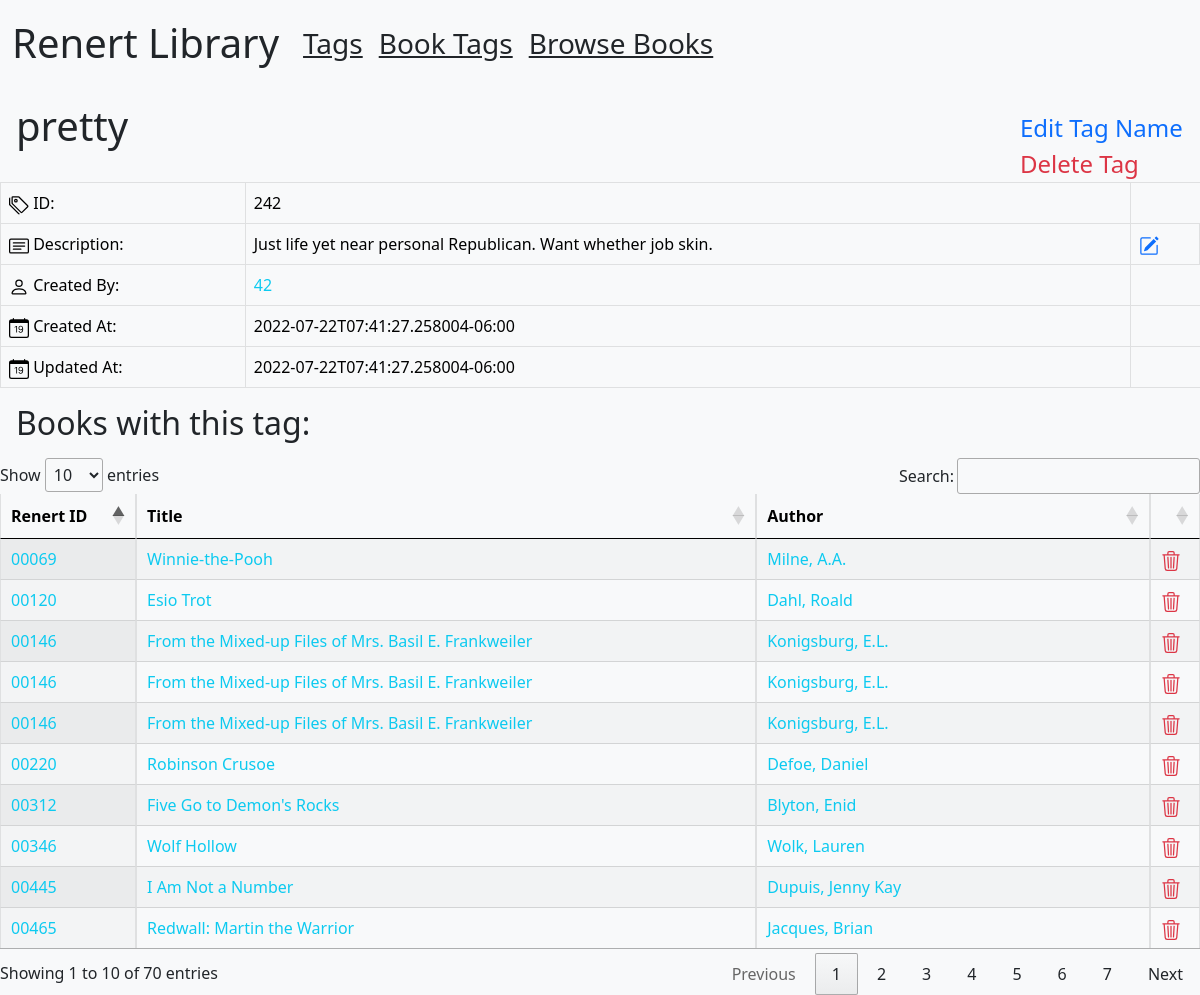
The page /tag/242 on the database its author committed.
### tables this page shows
CREATE TABLE [library_tags] (
   [tag_id] INTEGER PRIMARY KEY,
   [tag_name] TEXT,
   [description] TEXT,
   [created_by] INTEGER,
   [created_at] TEXT,
   [updated_at] TEXT,
   FOREIGN KEY([created_by]) REFERENCES [members]([member_internal_id])
);

CREATE TABLE [library_books] (
   [id] INTEGER PRIMARY KEY,
   [renert_id] TEXT,
   [title] TEXT,
   [author] TEXT,
   [divisions] TEXT,
   [reading_program] TEXT,
   [notes] TEXT,
   [fp_reading_level] TEXT,
   [created_at] TEXT,
   [updated_at] TEXT
);

### app.py (the view)
@app.route("/tag/<int:id>", methods=["GET", "POST"])
def tag(id):
    tag = db.session.execute("select tag_name, description, created_by, created_at, updated_at from library_tags where tag_id = '" + str(id) + "'")
    tag = [dict(x) for x in tag]
    books = db.session.execute("select library_books.title, library_books.author, library_books.renert_id from library_books_tags inner join library_books on library_books_tags.book_id = library_books.id where library_books_tags.tag_id = '" + str(id) + "'")
    books = [dict(x) for x in books]
    return render_template("tag.html", tag=tag, id=id, books=books)

### templates/tag.html (shortened to what this page needs)
{% extends 'layout.html'%}
{% import "bootstrap/wtf.html" as wtf %}
{%block content%}
<div class="row">
    <div class="col-9">
        <h1 class="my-3 p-0 ms-3 name">{{tag[0]["tag_name"]}}</h1>
    </div>
    <div class="col-1 p-0"></div>
    <div class="col-2 position-relative pt-4">
        <a href="" class="text-decoration-none text-primary text-end fs-4 edit-tag" onclick="return false;" data-edit-tag-id="{{id}}">Edit Tag Name</a><br>
        <a href="/tagDelete/{{id}}" class="text-decoration-none text-danger text-end fs-4">Delete Tag</a>
    </div>
</div>
<table class="table table-hover table-light table-bordered display">
    <tr>
        <td>
               ID:
        </td>
        <td>
            {{id}}
        </td>
    </tr>
    <tr class="desc-row">
        <td>
               Description:
        </td>
        <td>
            {{tag[0]["description"]}}
        </td>
        <td class="edit-tag" data-edit-desc-id="{{id}}">
        </td>
    </tr>
    <tr>
        <td>
               Created By:
        </td>
        <td>
            <a class="text-decoration-none text-info" href="/created-by/{{tag[0]['created_by']}}">{{tag[0]["created_by"]}}</a>
        </td>
    </tr>
    <tr>
        <td>
               Created At:
        </td>
        <td>
            {{tag[0]["created_at"]}}
        </td>
    </tr>
    <tr>
        <td>
               Updated At:
        </td>
        <td>
            {{tag[0]["updated_at"]}}
        </td>
    </tr>
</table>
<h2 class="m-3">Books with this tag:</h2>
<table class="table table-hover table-light table-bordered display" id="bookList">
    <thead>
        <tr>
            <th scope="col"> Renert ID</th>
            <th scope="col"> Title</th>
            <th scope="col"> Author</th>
            <th></th>
        </tr>
    </thead>
    <tbody class="table-group-divider border-top-dark">
        {% for a in books %}
                <tr>
                    <td>
                        <a href="/book/{{a.renert_id}}" class="text-decoration-none text-info">{{a['renert_id']}}</a>
                    </td>
                    <td>
                        <a href="/book/{{a.renert_id}}" class="text-decoration-none text-info"> {{a['title']}} </a>
                    </td>
                    <td>
                        <a href="/author/{{a.author}}" class="text-decoration-none text-info"> {{a['author']}} </a>
                    </td>
                    <td class="trash-book"  data-ren-id="{{a.renert_id}}">
                    </td>
                </tr>
        {% endfor %}
    </tbody>
</table>
{%endblock%}

### static/tables.css (style rules this page uses)
body { overflow-x: hidden; }

### rows shown on the page
library_tags: tag_name "pretty", description "Just life yet near personal Republican. Want whether job skin.", created_by "42", created_at "2022-07-22T07:41:27.258004-06:00", updated_at "2022-07-22T07:41:27.258004-06:00"
library_books: renert_id "00465", title "Redwall: Martin the Warrior", author "Jacques, Brian"
library_books: renert_id "00312", title "Five Go to Demon's Rocks", author "Blyton, Enid"
library_books: renert_id "00445", title "I Am Not a Number", author "Dupuis, Jenny Kay"
library_books: renert_id "00120", title "Esio Trot", author "Dahl, Roald"
library_books: renert_id "00220", title "Robinson Crusoe", author "Defoe, Daniel"
library_books: renert_id "00346", title "Wolf Hollow", author "Wolk, Lauren"
library_books: renert_id "00146", title "From the Mixed-up Files of Mrs. Basil E. Frankweiler", author "Konigsburg, E.L."
library_books: renert_id "00069", title "Winnie-the-Pooh", author "Milne, A.A."

### other values the page prints
{{ id }} "242"
